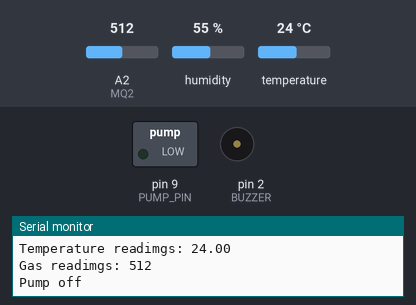
The sketch below on a simulated Arduino Uno, built with avr-gcc and run on an emulated ATmega328P. Parts: switched loads named in the sketch (green lamp = pin HIGH), buzzer (waves = sounding), the last lines printed to the serial monitor. Inputs (shaded band) come from the test bench; at power-on: A2 (MQ2) = 512, temperature 24 °C, humidity 55 %. Pins used as bus, display or sensor lines are not drawn.

Above: at 1.8 s.
1.9 s: A2 (MQ2) set to 562
3.4 s: A2 (MQ2) set to 586
At 4.5 s:
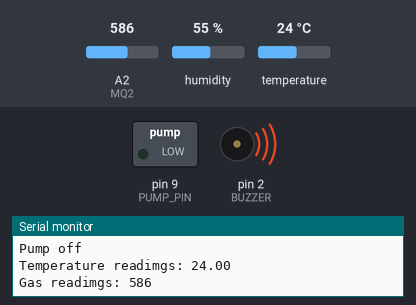
5.5 s: temperature set to 29 °C
7.3 s: temperature set to 32 °C
At 8.9 s:
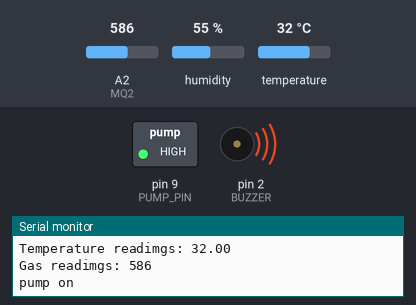
At 10.2 s:
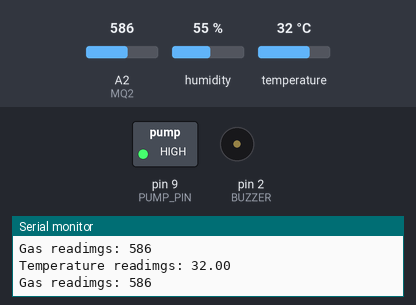
Timing chart, 0 to 11.6 s (numbered marks = the images above; inputs shaded):
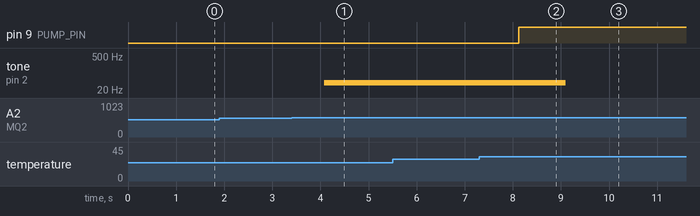

Measured:
- the behaviour switches between 569 and 570 on A2 (MQ2) (found by bisection; images 0 and 1)
- the behaviour switches between 30 and 31 °C on temperature (found by bisection; images 1 and 2)
- after the input at 3.4 s, tone on pin 2 (BUZZER): silent → 40 Hz after 0.68 s
- after the input at 7.3 s, pin 9 (PUMP_PIN): LOW → HIGH after 0.83 s; tone on pin 2 (BUZZER): 40 Hz → silent after 1.8 s

The sketch:

fire_alarm.ino
```cpp
/*
 * SMOKE AND TEMP RAISE TRIGGER WATER PUMP AND ALARM
 */

#include <SoftwareSerial.h>
#include "DHT.h"

#define TEMP_SENSOR_PIN A3
#define PUMP_PIN 9
#define MQ2 A2
#define BUZZER 2
#define DHTTYPE DHT11

DHT dht(TEMP_SENSOR_PIN, DHTTYPE);

//declaration
void control_pump(float temp, int mq2);

float max_temp = 31;
int gas_limit = 570;
bool motor_run = true;

void setup() {
  // put your setup code here, to run once:
  Serial.begin(9600);
  dht.begin();
  pinMode(MQ2, INPUT);
  pinMode(PUMP_PIN, OUTPUT);
  pinMode(BUZZER, OUTPUT);
}

void loop() {
  //  int readData = DHT.read11(TEMP_SENSOR_PIN);
  float temp_reading = dht.readTemperature();             // Read temperature in celcius
  int mq2 = analogRead(MQ2);
  control_pump(temp_reading, mq2);

}

//definition
void control_pump(float temp, int mq2) {
  Serial.print("Temperature readimgs: ");
  Serial.println(temp);
  Serial.print("Gas readimgs: ");
  Serial.println(mq2);

  if (mq2 >= gas_limit) {
    if (temp >= max_temp ) {
      if (motor_run) {
        digitalWrite(PUMP_PIN, HIGH);  //turn on relay module
        Serial.println("pump on ");
        motor_run = false;
      }
      digitalWrite(BUZZER, HIGH);

    }
    else {
      if(motor_run == false){
      digitalWrite(PUMP_PIN, LOW);
      Serial.println("Pump off ");
      motor_run = true;
      }
//      digitalWrite(BUZZER, HI/GH);
      tone(BUZZER,40,2000);

      //make buzzing sound only
    }
  }

  else {
    digitalWrite(PUMP_PIN, LOW);
    Serial.println("Pump off");
    digitalWrite(BUZZER, LOW);
    motor_run = true;
  }
  Serial.println();
  delay(1000);
}
```
